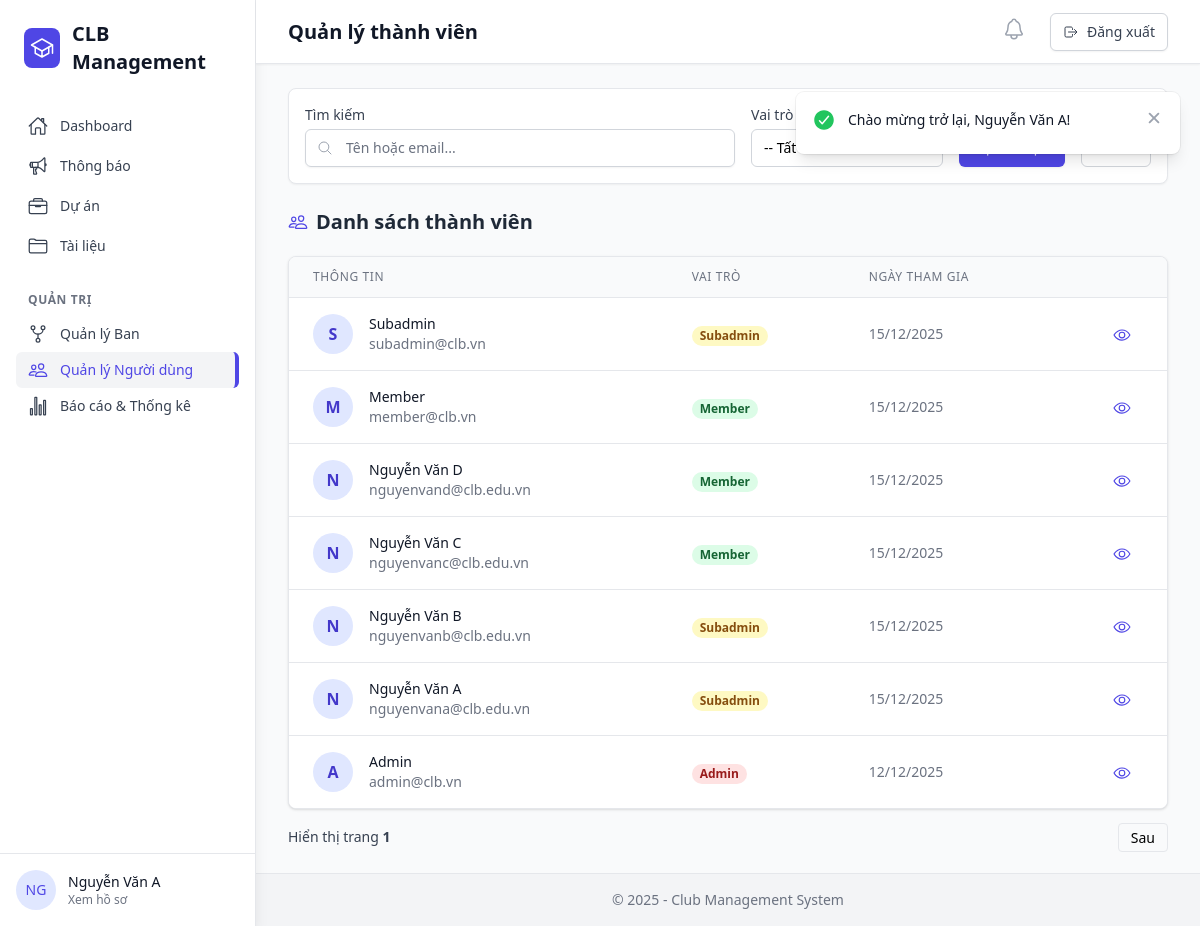
Screenshot of /public/user (signed in) with the database file from the repository.
### tables this page shows
CREATE TABLE `users` (
  `id` int(11) NOT NULL,
  `name` varchar(100) NOT NULL COMMENT 'Họ tên đầy đủ',
  `email` varchar(100) NOT NULL COMMENT 'Email đăng nhập',
  `password` varchar(255) NOT NULL COMMENT 'Password đã hash (bcrypt)',
  `system_role` enum('admin','subadmin','member') NOT NULL DEFAULT 'member' COMMENT 'Vai trò hệ thống: admin=quản trị, subadmin=phó, member=thành viên',
  `is_active` tinyint(1) DEFAULT 1 COMMENT 'Trạng thái tài khoản (soft delete)',
  `password_reset_token` varchar(100) DEFAULT NULL COMMENT 'Token reset mật khẩu',
  `password_reset_expires` datetime DEFAULT NULL COMMENT 'Thời hạn token',
  `created_at` datetime DEFAULT current_timestamp(),
  `updated_at` datetime DEFAULT current_timestamp() ON UPDATE current_timestamp()
);

### app/Controllers/UserController.php (called while the page is built, shortened)
<?php
class UserController extends Controller
{
    private $userModel;
    public function __construct()
    {
        $this->userModel = new User();
    }
    public function index()
    {
        $search = $_GET['search'] ?? '';
        $role = $_GET['role'] ?? '';
        $page = isset($_GET['page']) ? (int)$_GET['page'] : 1;
        $limit = 10;
        $data = $this->userModel->getAllUsers($search, $role, $page, $limit);
        $data['search'] = $search;
        $data['role_filter'] = $role;
        $data['title'] = 'Quản lý thành viên';
        $this->view('users/index', $data);
    }
}

### app/Core/Router.php (called while the page is built, shortened)
<?php
class Router
{
    protected $currentMethod = 'index';
    public function __construct()
    {
        $url = $this->getUrl();
        if (isset($url[0])) {
            $controllerName = ucwords($url[0]) . 'Controller';
            $controllerClass = 'App\\Controllers\\' . $controllerName;
            if (class_exists($controllerClass)) {
                unset($url[0]);
            }
        }
        $this->currentController = new $controllerClass();
        $this->params = $url ? array_values($url) : [];
        call_user_func_array([$this->currentController, $this->currentMethod], $this->params);
    }
    protected function getUrl()
    {
        if (isset($_GET['url'])) {
            $url = rtrim($_GET['url'], '/');
            $url = filter_var($url, FILTER_SANITIZE_URL);
            return explode('/', $url);
        }
        return [];
    }
}

### public/index.php (called while the page is built, shortened)
<?php
try {
    $init = new Router();
} catch (Exception $e) {
    if (isset($_ENV['APP_ENV']) && $_ENV['APP_ENV'] === 'local') {
        echo "<div style='background:#f8d7da; color:#721c24; padding:20px; border:1px solid #f5c6cb; margin:20px; font-family:sans-serif;'>";
        echo "<h3>Lỗi Hệ Thống (Local):</h3>";
        echo "<p><strong>Message:</strong> " . $e->getMessage() . "</p>";
        echo "<pre>" . $e->getTraceAsString() . "</pre>";
        echo "</div>";
    } else {
        error_log($e->getMessage());
        echo "<h1>Đã xảy ra lỗi hệ thống. Vui lòng quay lại sau.</h1>";
    }
}

### app/Core/Database.php (called while the page is built, shortened)
<?php
class Database
{
    private $host = DB_HOST;
    private $user = DB_USER;
    private $pass = DB_PASS;
    private $name = DB_NAME;
    private $charset = DB_CHARSET;
    private static $instance = null;
    private $pdo;
    private $stmt;
    private function __construct()
    {
        $dsn = 'mysql:host=' . $this->host . ';dbname=' . $this->name . ';charset=' . $this->charset;
        $options = [
            PDO::ATTR_ERRMODE            => PDO::ERRMODE_EXCEPTION,
            PDO::ATTR_DEFAULT_FETCH_MODE => PDO::FETCH_ASSOC,
            PDO::ATTR_EMULATE_PREPARES   => false,
        ];
        try {
            $this->pdo = new PDO($dsn, $this->user, $this->pass, $options);
        } catch (PDOException $e) {
            die("Database Connection Error: " . $e->getMessage());
        }
    }
    public static function getInstance()
    {
        if (self::$instance == null) {
            self::$instance = new Database();
        }
        return self::$instance;
    }
    public function query($sql)
    {
        $this->stmt = $this->pdo->prepare($sql);
    }
    public function bind($param, $value, $type = null)
    {
        $this->stmt->bindValue($param, $value, $type);
    }
    public function execute()
    {
        return $this->stmt->execute();
    }
    public function resultSet()
    {
        $this->execute();
        return $this->stmt->fetchAll(PDO::FETCH_ASSOC);
    }
    public function single()
    {
        $this->execute();
        return $this->stmt->fetch(PDO::FETCH_ASSOC);
    }
}

### app/Models/User.php (called while the page is built, shortened)
<?php
class User
{
    private $db;
    public function __construct()
    {
        $this->db = Database::getInstance();
    }
    public function getAllUsers($search = '', $role = '', $page = 1, $limit = 10)
    {
        $offset = ($page - 1) * $limit;
        $where = ["is_active = 1"];
        $whereSql = implode(" AND ", $where);
        $sqlCount = "SELECT COUNT(*) as total FROM users WHERE $whereSql";
        $this->db->query($sqlCount);
        $totalRow = $this->db->single();
        $total = $totalRow['total'];
        $sqlData = "SELECT id, name, email, system_role, created_at
                    FROM users
                    WHERE $whereSql
                    ORDER BY created_at DESC
                    LIMIT :limit OFFSET :offset";
        $this->db->query($sqlData);
        $this->db->bind(':limit', $limit, PDO::PARAM_INT);
        $this->db->bind(':offset', $offset, PDO::PARAM_INT);
        return [
            'users' => $this->db->resultSet(),
            'total' => $total,
            'page' => $page,
            'limit' => $limit,
            'total_pages' => ceil($total / $limit)
        ];
    }
}

### app/Views/users/index.php (the view, shortened to what this page needs)
<?php require_once ROOT_PATH . '/app/Views/layout/header.php'; ?>
<div class="mb-6 bg-white p-4 rounded-lg shadow-sm border border-gray-200">
    <form method="GET" action="<?= BASE_URL ?>/user" class="flex flex-wrap gap-4 items-end">
        <div class="flex-1 min-w-[200px]">
            <label class="block text-sm font-medium text-gray-700 mb-1">Tìm kiếm</label>
            <div class="relative rounded-md shadow-sm">
                <div class="absolute inset-y-0 left-0 pl-3 flex items-center pointer-events-none">
                    <ion-icon name="search-outline" class="text-gray-400"></ion-icon>
                </div>
                <input type="text" name="search" value="<?= htmlspecialchars($search) ?>"
                    class="focus:ring-indigo-500 focus:border-indigo-500 block w-full pl-10 sm:text-sm border-gray-300 rounded-md"
                    placeholder="Tên hoặc email...">
            </div>
        </div>
        <div class="w-48">
            <label class="block text-sm font-medium text-gray-700 mb-1">Vai trò</label>
        </div>
        <button type="submit" class="px-4 py-2 border border-transparent text-sm font-medium rounded-md text-white bg-indigo-600 hover:bg-indigo-700 focus:outline-none focus:ring-2 focus:ring-offset-2 focus:ring-indigo-500 shadow-sm">
        </button>
        <a href="<?= BASE_URL ?>/user" class="px-4 py-2 border border-gray-300 text-sm font-medium rounded-md text-gray-700 bg-white hover:bg-gray-50 focus:outline-none">
        </a>
    </form>
</div>
<div class="flex justify-between items-center mb-5">
    <h2 class="text-xl font-bold text-gray-800 flex items-center">
        <ion-icon name="people-outline" class="mr-2 text-indigo-600"></ion-icon>
        Danh sách thành viên
    </h2>
</div>
<div class="bg-white shadow overflow-hidden sm:rounded-lg border border-gray-200">
    <table class="min-w-full divide-y divide-gray-200">
        <thead class="bg-gray-50">
            <tr>
                <th scope="col" class="px-6 py-3 text-left text-xs font-medium text-gray-500 uppercase tracking-wider">Thông tin</th>
                <th scope="col" class="px-6 py-3 text-left text-xs font-medium text-gray-500 uppercase tracking-wider">Vai trò</th>
                <th scope="col" class="px-6 py-3 text-left text-xs font-medium text-gray-500 uppercase tracking-wider">Ngày tham gia</th>
                <th scope="col" class="relative px-6 py-3"><span class="sr-only">Hành động</span></th>
            </tr>
        </thead>
        <tbody class="bg-white divide-y divide-gray-200">
            <?php if (empty($users)): ?>
                <tr>
                    <td colspan="4" class="px-6 py-10 text-center text-gray-500">
                        <ion-icon name="search-outline" class="text-4xl mb-2 text-gray-300"></ion-icon>
                        <p>Không tìm thấy thành viên nào phù hợp.</p>
                    </td>
                </tr>
            <?php else: ?>
                <?php foreach ($users as $u): ?>
                    <tr class="hover:bg-gray-50 transition-colors">
                        <td class="px-6 py-4 whitespace-nowrap">
                            <div class="flex items-center">
                                <div class="flex-shrink-0 h-10 w-10">
                                    <span class="h-10 w-10 rounded-full bg-indigo-100 flex items-center justify-center text-indigo-700 font-bold">
                                        <?= strtoupper(substr($u['name'], 0, 1)) ?>
                                    </span>
                                </div>
                                <div class="ml-4">
                                    <div class="text-sm font-medium text-gray-900"><?= htmlspecialchars($u['name']) ?></div>
                                    <div class="text-sm text-gray-500"><?= htmlspecialchars($u['email']) ?></div>
                                </div>
                            </div>
                        </td>
                        <td class="px-6 py-4 whitespace-nowrap">
                            <?php
                            $roleColors = [
                                'admin' => 'bg-red-100 text-red-800',
                                'subadmin' => 'bg-yellow-100 text-yellow-800',
                                'member' => 'bg-green-100 text-green-800'
                            ];
                            $roleClass = $roleColors[$u['system_role']] ?? 'bg-gray-100 text-gray-800';
                            ?>
                            <span class="px-2 inline-flex text-xs leading-5 font-semibold rounded-full <?= $roleClass ?>">
                                <?= ucfirst($u['system_role']) ?>
                            </span>
                        </td>
                        <td class="px-6 py-4 whitespace-nowrap text-sm text-gray-500">
                            <?= date('d/m/Y', strtotime($u['created_at'])) ?>
                        </td>
                        <td class="px-6 py-4 whitespace-nowrap text-right text-sm font-medium">
                            <a href="<?= BASE_URL ?>/user/profile/<?= $u['id'] ?>" class="text-indigo-600 hover:text-indigo-900 mr-3" title="Xem hồ sơ">
                                <ion-icon name="eye-outline" class="text-lg align-middle"></ion-icon>
                            </a>
                        </td>
                    </tr>
                <?php endforeach; ?>
            <?php endif; ?>
        </tbody>
    </table>
</div>
<div class="mt-4 flex justify-between items-center">
    <div class="text-sm text-gray-700">
        Hiển thị trang <strong><?= $page ?></strong>
    </div>
    <div class="space-x-2">
        <a href="?page=<?= $page + 1 ?>&search=<?= urlencode($search) ?>&role=<?= urlencode($role_filter) ?>" class="px-3 py-1 border rounded hover:bg-gray-100 text-sm">Sau</a>
    </div>
</div>
<?php require_once ROOT_PATH . '/app/Views/layout/footer.php'; ?>

### rows the page displays
users: name "S", name "Subadmin", email "subadmin@clb.vn", system_role "Subadmin", created_at "15/12/2025"
users: name "M", name "Member", email "member@clb.vn", system_role "Member", created_at "15/12/2025"
users: name "N", name "Nguyễn Văn D", email "nguyenvand@clb.edu.vn", system_role "Member", created_at "15/12/2025"
users: name "N", name "Nguyễn Văn C", email "nguyenvanc@clb.edu.vn", system_role "Member", created_at "15/12/2025"
users: name "N", name "Nguyễn Văn B", email "nguyenvanb@clb.edu.vn", system_role "Subadmin", created_at "15/12/2025"
users: name "N", name "Nguyễn Văn A", email "nguyenvana@clb.edu.vn", system_role "Subadmin", created_at "15/12/2025"
users: name "A", name "Admin", email "admin@clb.vn", system_role "Admin", created_at "12/12/2025"

### other values shown
substr($_SESSION['user_name'], 0, 2) "NG"
$_SESSION['user_name'] "Nguyễn Văn A"
$data['title'] "Quản lý thành viên"
$page "1"
